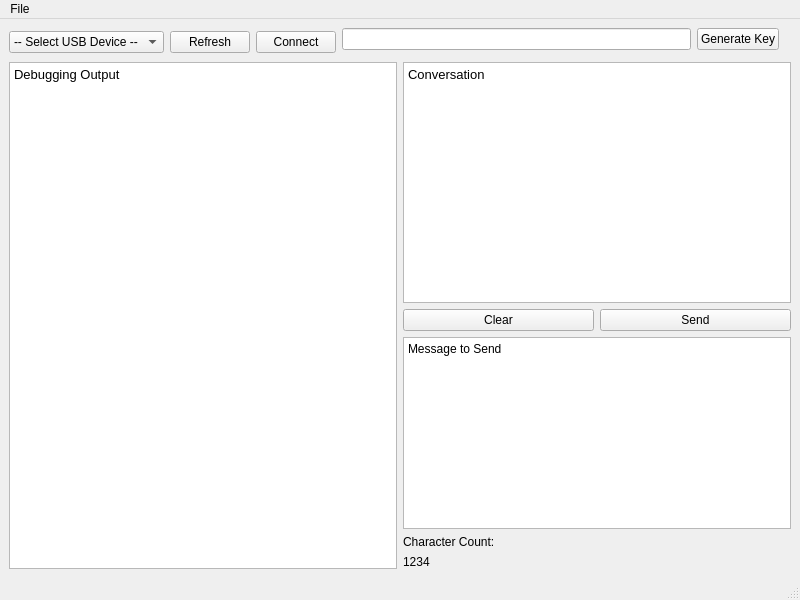
<?xml version="1.0" encoding="UTF-8"?>
<ui version="4.0">
 <class>MainWindow</class>
 <widget class="QMainWindow" name="MainWindow">
  <property name="enabled">
   <bool>true</bool>
  </property>
  <property name="geometry">
   <rect>
    <x>0</x>
    <y>0</y>
    <width>800</width>
    <height>600</height>
   </rect>
  </property>
  <property name="windowTitle">
   <string>BlackChat</string>
  </property>
  <widget class="QWidget" name="centralwidget">
   <layout class="QGridLayout" name="gridLayout">
    <item row="0" column="0" rowspan="2">
     <layout class="QHBoxLayout" name="horizontalLayout_5">
      <item>
       <layout class="QHBoxLayout" name="horizontalLayout">
        <item>
         <widget class="QComboBox" name="comboDevSelect">
          <item>
           <property name="text">
            <string>-- Select USB Device --</string>
           </property>
          </item>
         </widget>
        </item>
        <item>
         <widget class="QPushButton" name="btnDevRefresh">
          <property name="text">
           <string>Refresh</string>
          </property>
         </widget>
        </item>
        <item>
         <widget class="QPushButton" name="btnDevConnect">
          <property name="text">
           <string>Connect</string>
          </property>
         </widget>
        </item>
       </layout>
      </item>
     </layout>
    </item>
    <item row="0" column="1">
     <layout class="QHBoxLayout" name="horizontalLayout_4">
      <item>
       <widget class="QLineEdit" name="txtKeyBox">
        <property name="readOnly">
         <bool>true</bool>
        </property>
       </widget>
      </item>
      <item>
       <widget class="QPushButton" name="btnKeyGen">
        <property name="text">
         <string>Generate Key</string>
        </property>
       </widget>
      </item>
     </layout>
    </item>
    <item row="2" column="0" colspan="4">
     <layout class="QHBoxLayout" name="horizontalLayout_3">
      <item>
       <widget class="QTextBrowser" name="txtDebug">
        <property name="html">
         <string>&lt;!DOCTYPE HTML PUBLIC &quot;-//W3C//DTD HTML 4.0//EN&quot; &quot;http://www.w3.org/TR/REC-html40/strict.dtd&quot;&gt;
&lt;html&gt;&lt;head&gt;&lt;meta name=&quot;qrichtext&quot; content=&quot;1&quot; /&gt;&lt;style type=&quot;text/css&quot;&gt;
p, li { white-space: pre-wrap; }
&lt;/style&gt;&lt;/head&gt;&lt;body style=&quot; font-family:'Droid Sans'; font-size:10pt; font-weight:400; font-style:normal;&quot;&gt;
&lt;p style=&quot; margin-top:0px; margin-bottom:0px; margin-left:0px; margin-right:0px; -qt-block-indent:0; text-indent:0px;&quot;&gt;Debugging Output&lt;/p&gt;&lt;/body&gt;&lt;/html&gt;</string>
        </property>
       </widget>
      </item>
      <item>
       <layout class="QVBoxLayout" name="verticalLayout_2">
        <item>
         <widget class="QTextBrowser" name="txtConversation">
          <property name="html">
           <string>&lt;!DOCTYPE HTML PUBLIC &quot;-//W3C//DTD HTML 4.0//EN&quot; &quot;http://www.w3.org/TR/REC-html40/strict.dtd&quot;&gt;
&lt;html&gt;&lt;head&gt;&lt;meta name=&quot;qrichtext&quot; content=&quot;1&quot; /&gt;&lt;style type=&quot;text/css&quot;&gt;
p, li { white-space: pre-wrap; }
&lt;/style&gt;&lt;/head&gt;&lt;body style=&quot; font-family:'Droid Sans'; font-size:10pt; font-weight:400; font-style:normal;&quot;&gt;
&lt;p style=&quot; margin-top:0px; margin-bottom:0px; margin-left:0px; margin-right:0px; -qt-block-indent:0; text-indent:0px;&quot;&gt;Conversation&lt;/p&gt;&lt;/body&gt;&lt;/html&gt;</string>
          </property>
         </widget>
        </item>
        <item>
         <layout class="QHBoxLayout" name="horizontalLayout_2">
          <item>
           <widget class="QPushButton" name="btnClear">
            <property name="text">
             <string>Clear</string>
            </property>
           </widget>
          </item>
          <item>
           <widget class="QPushButton" name="btnSend">
            <property name="text">
             <string>Send</string>
            </property>
           </widget>
          </item>
         </layout>
        </item>
        <item>
         <widget class="QPlainTextEdit" name="txtMessage">
          <property name="sizePolicy">
           <sizepolicy hsizetype="Expanding" vsizetype="Fixed">
            <horstretch>0</horstretch>
            <verstretch>0</verstretch>
           </sizepolicy>
          </property>
          <property name="plainText">
           <string>Message to Send</string>
          </property>
         </widget>
        </item>
        <item>
         <layout class="QHBoxLayout" name="horizontalLayout_7"/>
        </item>
        <item>
         <widget class="QLabel" name="label">
          <property name="text">
           <string>Character Count:</string>
          </property>
         </widget>
        </item>
        <item>
         <widget class="QLabel" name="lblCharCount">
          <property name="text">
           <string>1234</string>
          </property>
         </widget>
        </item>
       </layout>
      </item>
     </layout>
    </item>
   </layout>
  </widget>
  <widget class="QMenuBar" name="menubar">
   <property name="geometry">
    <rect>
     <x>0</x>
     <y>0</y>
     <width>800</width>
     <height>25</height>
    </rect>
   </property>
   <widget class="QMenu" name="menuFile">
    <property name="title">
     <string>File</string>
    </property>
    <addaction name="actionExit"/>
   </widget>
   <addaction name="menuFile"/>
  </widget>
  <widget class="QStatusBar" name="statusbar"/>
  <action name="actionExit">
   <property name="text">
    <string>Exit</string>
   </property>
  </action>
 </widget>
 <resources/>
 <connections/>
</ui>
